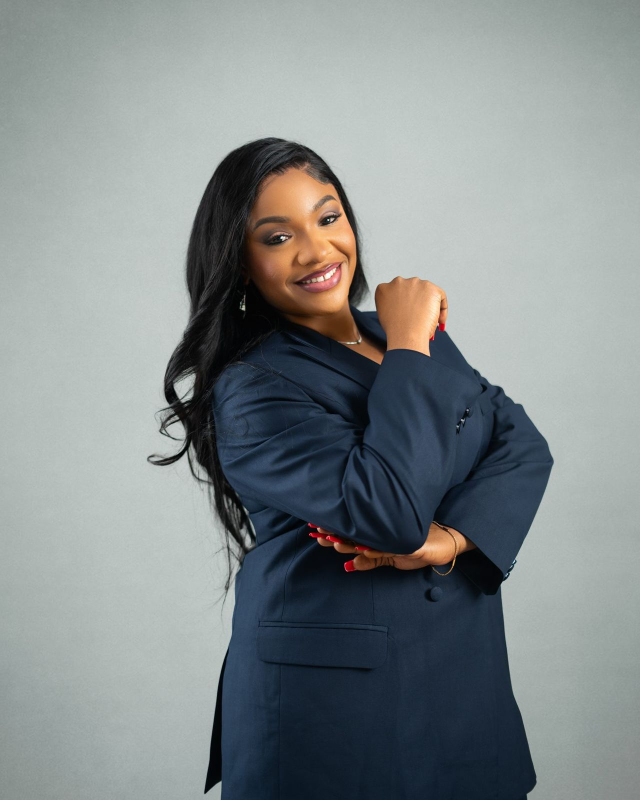
#> input picture src/zelia.jpg, 1280 x 1600 px (shown at 1/2 size); its folder holds only this picture in this run
$ python build.py
#> lines starting #> are read from the running program, lines starting #| are printed output that depends on the picture
### graphics.py
"""Branded infographic generator for blog posts (original images rank best in Google Images).

Each image spec (from a post's front matter `images:` list):
  name:    keyword-rich file name, e.g. "social-media-manager-skills-checklist"
  type:    steps | checklist | table | chat
  title:   headline drawn on the image
  alt:     alt text (describe what the image shows, include the topic naturally)
  caption: visible caption under the image
  items:   steps/checklist -> list of "Label: optional detail" strings
           table           -> list of [left, right] pairs (first pair = header)
           chat            -> list of message strings (from the social media manager)
"""
from pathlib import Path
from PIL import Image, ImageDraw, ImageFont

RED, INK, GREY, MIST, LINE, WHITE = "#d80707", "#0b0b0c", "#5d5f64", "#f5f5f6", "#e6e6e9", "#ffffff"
W = 1200
PAD = 80


def _font(src, weight, size):
    return ImageFont.truetype(str(Path(src) / f"Gilroy-{weight}.ttf"), size)


# [13 lines left out: function _wrap, not called in this run]


def _lh(font, k=1.3):
    a, d = font.getmetrics()
    return int((a + d) * k)


class _Canvas:
    """Two-pass drawing: measure height first, then paint."""

    # [5 lines left out: function __init__, not called in this run]

    def f(self, weight, size):
        return _font(self.src, weight, size)


# [126 lines left out: functions _header, _footer, _split, _steps, _table, _chat, not called in this run]


_FONT_CHECK = None


def _clean(text, src):
    """Drop characters Gilroy can't draw (emoji etc.) so no empty boxes appear."""
    global _FONT_CHECK
    if _FONT_CHECK is None:
        from fontTools.ttLib import TTFont
        _FONT_CHECK = set(TTFont(str(Path(src) / "Gilroy-Medium.ttf")).getBestCmap())
    text = text.replace("₦", "NGN ")  # Gilroy has no naira glyph
    out = "".join(ch for ch in text if ord(ch) in _FONT_CHECK or ch in " \n")
    return " ".join(out.split(" ")).strip()


# [35 lines left out: functions render, _save, not called in this run]

### build.py
#!/usr/bin/env python3
"""Sublime Media blog builder.

Reads posts/*.md (YAML front matter + Markdown) and writes a static blog to
public/blog/ :  index page, one folder per post, RSS feed, blog sitemap and
social cover images. Pages reuse the live site's CSS and JS (/assets/...).

Run:  python3 build.py
"""
import datetime as dt, html, json, math, os, re, shutil, sys
from pathlib import Path
from xml.sax.saxutils import escape as xesc

import markdown, yaml
from PIL import Image, ImageDraw, ImageFont

import graphics

ROOT = Path(__file__).resolve().parent
POSTS = ROOT / "posts"
OUT = ROOT / "public" / "blog"
SRC = ROOT / "src"
SITE = "https://www.sublimemedialimited.com"
BLOG = SITE + "/blog"
TODAY = dt.date.today()

AUTHOR = {
    "name": "Zelia Kafene",
    "role": "Founder & Chief Strategist, Sublime Media Limited",
    "bio": ("Zelia Kafene founded Sublime Media Limited in 2019 and leads its strategy work for brands "
            "across Africa. She also teaches at the School of Social Media Managers, where she trains new "
            "social media managers to do client-ready work."),
    "url": SITE + "/#about",
    "image": "/blog/img/zelia.jpg",
    "same_as": ["https://www.linkedin.com/in/emuobo-zelia-kafene-24488211a",
                "https://www.youtube.com/@Zeliakafene"],
}

# ---------------------------------------------------------------- template
LOGO = ('<svg viewBox="0 0 470 140" {extra}role="img" aria-label="Sublime Media Limited">'
        '<polygon points="36,10 108,4 76,44 62,44 62,64 34,96 34,38" fill="{a}"/>'
        '<polygon points="84,130 12,136 44,96 58,96 58,76 86,44 86,102" fill="#d80707"/>'
        '<text x="130" y="72" font-family="Gilroy,\'Arial Black\',sans-serif" font-weight="700" font-size="54" fill="{a}" letter-spacing="2">SUBLIME</text>'
        '<text x="132" y="112" font-family="Gilroy,\'Arial Black\',sans-serif" font-weight="700" font-size="26" fill="#d80707" letter-spacing="5">MEDIA LIMITED</text></svg>')

HEADER = f"""<header class="sm-header" id="smHeader">
  <div class="container sm-bar">
    <a class="sm-logo" href="/" aria-label="Sublime Media Limited home">
      {LOGO.format(extra='', a='#0b0b0c')}
    </a>
    <nav class="sm-nav" aria-label="Main">
      <ul>
        <li><a href="/#about">About</a></li>
        <li><a href="/#services">Services</a></li>
        <li><a href="/#work">Our Work</a></li>
        <li><a href="/school">School</a></li>
        <li><a href="/affiliate/">Affiliate</a></li>
        <li><a href="/blog/" class="active">Blog</a></li>
        <li><a href="/#contact">Contact</a></li>
      </ul>
    </nav>
    <a href="/#contact" class="btn btn-primary">Start a Project</a>
    <button class="sm-burger" id="smBurger" aria-label="Open menu" aria-expanded="false"><span></span><span></span><span></span></button>
  </div>
</header>"""

SOCIAL = """<div class="sm-social">
        <a href="https://www.instagram.com/sublime_medialimited/" aria-label="Instagram"><svg viewBox="0 0 24 24" fill="none" stroke="currentColor" stroke-width="1.8"><rect x="3" y="3" width="18" height="18" rx="5"/><circle cx="12" cy="12" r="4"/><circle cx="17.5" cy="6.5" r="1" fill="currentColor"/></svg></a>
        <a href="https://www.tiktok.com/@sublime_media" aria-label="TikTok"><svg viewBox="0 0 24 24" fill="currentColor"><path d="M16.5 3a4.5 4.5 0 0 0 4 4v3a7.5 7.5 0 0 1-4-1.2V15a6 6 0 1 1-6-6h.5v3H10a3 3 0 1 0 3.5 3V3z"/></svg></a>
        <a href="https://www.linkedin.com/company/sublime-media-and-films-limited/" aria-label="LinkedIn"><svg viewBox="0 0 24 24" fill="currentColor"><path d="M4 9h3.5v11H4zM5.8 3.5a2 2 0 1 1 0 4 2 2 0 0 1 0-4zM10 9h3.3v1.6h.1A3.7 3.7 0 0 1 16.7 9C20 9 20.5 11 20.5 14v6H17v-5.3c0-1.3 0-2.9-1.8-2.9s-2 1.4-2 2.8V20H10z"/></svg></a>
        <a href="https://www.youtube.com/@Zeliakafene" aria-label="YouTube"><svg viewBox="0 0 24 24" fill="currentColor"><path d="M22 8.2a3 3 0 0 0-2.1-2.1C18 5.6 12 5.6 12 5.6s-6 0-7.9.5A3 3 0 0 0 2 8.2 31 31 0 0 0 1.6 12 31 31 0 0 0 2 15.8a3 3 0 0 0 2.1 2.1c1.9.5 7.9.5 7.9.5s6 0 7.9-.5a3 3 0 0 0 2.1-2.1 31 31 0 0 0 .4-3.8 31 31 0 0 0-.4-3.8zM10 15V9l5.2 3z"/></svg></a>
        <a href="https://whatsapp.com/channel/0029Vb8ksPe3WHTZIuuEqK12" aria-label="WhatsApp channel"><svg viewBox="0 0 24 24" fill="currentColor"><path d="M12 2a10 10 0 0 0-8.6 15.1L2 22l5-1.3A10 10 0 1 0 12 2zm4.5 12.1c-.2-.1-1.5-.7-1.7-.8s-.4-.1-.6.1-.7.8-.8 1-.3.2-.5.1a6.7 6.7 0 0 1-3.3-2.9c-.3-.4.3-.4.8-1.4.1-.2 0-.3 0-.4l-.8-1.8c-.2-.5-.4-.4-.6-.4h-.5a1 1 0 0 0-.7.3 3 3 0 0 0-.9 2.2 5.2 5.2 0 0 0 1.1 2.7 11.8 11.8 0 0 0 4.5 4c1.7.7 2.3.8 3.2.6a2.7 2.7 0 0 0 1.8-1.3 2.2 2.2 0 0 0 .1-1.3c0-.1-.2-.2-.4-.3z"/></svg></a>
      </div>"""

FOOTER = f"""<footer class="sm-footer">
  <div class="container sm-foot">
    <div>
      <a href="/" aria-label="Sublime Media Limited home">{LOGO.format(extra='style="height:46px;width:auto" ', a='#ffffff')}</a>
      <p>Marketing, branding and production for brands across Africa.</p>
      {SOCIAL}
    </div>
    <div>
      <h4>Explore</h4>
      <ul><li><a href="/#about">About Us</a></li><li><a href="/#services">Services</a></li><li><a href="/#work">Our Work</a></li><li><a href="/school">Sublime School</a></li><li><a href="/course">The Course</a></li><li><a href="/ebook">The E-book</a></li><li><a href="/starter-kit">Starter Kit</a></li><li><a href="/affiliate/">Become an Affiliate</a></li><li><a href="/blog/">Blog</a></li></ul>
    </div>
    <div>
      <h4>Get in touch</h4>
      <ul><li>info@sublimemedialimited.com</li><li>0702 500 0608</li><li>0809 695 6014</li><li><a href="/#contact">Start a project</a></li></ul>
    </div>
  </div>
  <div class="container sm-copy"><span>© <span id="year">{TODAY.year}</span> Sublime Media Limited. All rights reserved.</span><span>Lagos, Nigeria</span></div>
</footer>

<a class="sm-wa" href="https://wa.me/2347025000608?text=Hello%20Sublime%20Media!" aria-label="Chat on WhatsApp"><svg viewBox="0 0 24 24"><path d="M12 2a10 10 0 0 0-8.6 15.1L2 22l5-1.3A10 10 0 1 0 12 2z"/></svg></a>
<script src="/assets/js/main.js?v=9" defer></script>"""


# [42 lines left out: function page, not called in this run]


# ---------------------------------------------------------------- helpers
def slugify(s):
    s = re.sub(r"[^a-z0-9\s-]", "", s.lower())
    return re.sub(r"[\s-]+", "-", s).strip("-")


def fmt_date(d):
    return d.strftime("%-d %B %Y")


def read_time(text):
    return max(1, math.ceil(len(re.findall(r"\w+", text)) / 220))


def load_posts():
    posts = []
    for f in sorted(POSTS.glob("*.md")):
        raw = f.read_text(encoding="utf-8")
        m = re.match(r"^---\n(.*?)\n---\n(.*)$", raw, re.S)
        if not m:
            sys.exit(f"{f.name}: missing front matter")
        meta, body = yaml.safe_load(m.group(1)), m.group(2)
        meta.setdefault("slug", slugify(meta["title"]))
        for k in ("date", "updated"):
            if isinstance(meta.get(k), str):
                meta[k] = dt.date.fromisoformat(meta[k])
        meta.setdefault("updated", meta["date"])
        if meta.get("draft") or meta["date"] > TODAY:
            continue  # scheduled posts wait for their date
        for req in ("title", "description", "date", "category", "keyword"):
            if not meta.get(req):
                sys.exit(f"{f.name}: front matter needs '{req}'")
        if len(meta["description"]) > 160:
            print(f"warning: {f.name} description is {len(meta['description'])} chars (aim for <=155)")
        meta["body_md"] = body
        meta["url"] = f"{BLOG}/{meta['slug']}/"
        meta["path"] = f"/blog/{meta['slug']}/"
        posts.append(meta)
    posts.sort(key=lambda p: p["date"], reverse=True)
    return posts


# [25 lines left out: functions render_md, wrap, not called in this run]


def cover(post, dest):
    """1200x630 branded social/cover image."""
    W, H = 1200, 630
    im = Image.new("RGB", (W, H), "#ffffff")
    d = ImageDraw.Draw(im)
    d.rectangle([0, 0, 18, H], fill="#d80707")
    d.polygon([(1060, 0), (W, 0), (W, 140)], fill="#0b0b0c")
    d.polygon([(W, 490), (W, H), (1060, H)], fill="#d80707")
    bold = ImageFont.truetype(str(SRC / "Gilroy-Bold.ttf"), 64)
    med = ImageFont.truetype(str(SRC / "Gilroy-Medium.ttf"), 28)
    small = ImageFont.truetype(str(SRC / "Gilroy-Bold.ttf"), 24)
    d.text((80, 70), post["category"].upper(), font=small, fill="#d80707")
    title = graphics._clean(post.get("cover_title") or post["title"], SRC)
    size = 64
    while True:
        bold = ImageFont.truetype(str(SRC / "Gilroy-Bold.ttf"), size)
        lines = wrap(title, bold, 960, d)
        if len(lines) <= 4 or size <= 44:
            break
        size -= 4
    y = 125
    for ln in lines[:5]:
        d.text((80, y), ln, font=bold, fill="#0b0b0c")
        y += int(size * 1.15)
    d.text((80, H - 95), "Zelia Kafene  ·  Sublime Media Limited", font=med, fill="#5d5f64")
    d.text((80, H - 55), "sublimemedialimited.com/blog", font=small, fill="#d80707")
    im.save(dest, "JPEG", quality=86, optimize=True, progressive=True)


# [4 lines left out: function crumbs_ld, not called in this run]


ORG = {"@type": "Organization", "@id": SITE + "/#org", "name": "Sublime Media Limited", "url": SITE + "/",
       "logo": {"@type": "ImageObject", "url": SITE + "/assets/img/favicon.svg"},
       "sameAs": ["https://www.instagram.com/sublime_medialimited/",
                  "https://www.linkedin.com/company/sublime-media-and-films-limited/",
                  "https://www.tiktok.com/@sublime_media"]}
PERSON = {"@type": "Person", "@id": SITE + "/#zelia", "name": AUTHOR["name"], "jobTitle": AUTHOR["role"],
          "url": AUTHOR["url"], "image": SITE + AUTHOR["image"], "sameAs": AUTHOR["same_as"],
          "worksFor": {"@id": SITE + "/#org"}}


# ---------------------------------------------------------------- pages
# [173 lines left out: functions figure_html, post_html, card, index_html, feed_xml, sitemap_xml, not called in this run]


def main():
    global BUILD_V
    BUILD_V = TODAY.strftime("%Y%m%d")
    posts = load_posts()
    if OUT.exists():
        shutil.rmtree(OUT)
    (OUT / "img").mkdir(parents=True)
    shutil.copy(SRC / "blog.css", OUT / "blog.css")
    # author photo, resized
    Image.open(SRC / "zelia.jpg").convert("RGB").resize((176, 176)).save(OUT / "img" / "zelia.jpg", quality=85)
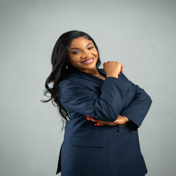
#> saved as zelia.jpg: PIL image 176x176 RGB; mean R, G, B 130.7, 137.6, 138.4
    cover({"category": "The Sublime Blog", "title": "Practical social media advice for brands and the people who run them"},
          OUT / "img" / "og-blog.jpg")
#> in cover, `im = Image.new("RGB", (W, H), "#ffffff")`: im: PIL image 1200x630 RGB; every value is 255
    for p in posts:
        d = OUT / p["slug"]
        d.mkdir(parents=True)
        cover(p, d / f"{p['slug']}.jpg")
        for spec in p.get("images", []):
            spec["_size"] = graphics.render(spec, SRC, d, p["category"])
        (d / "index.html").write_text(post_html(p, posts), encoding="utf-8")
    (OUT / "index.html").write_text(index_html(posts), encoding="utf-8")
    (OUT / "feed.xml").write_text(feed_xml(posts), encoding="utf-8")
    (OUT / "sitemap.xml").write_text(sitemap_xml(posts), encoding="utf-8")
    print(f"built {len(posts)} post(s) -> {OUT}")


if __name__ == "__main__":
#> (the run stopped early here; a loop or call above may not have finished)
